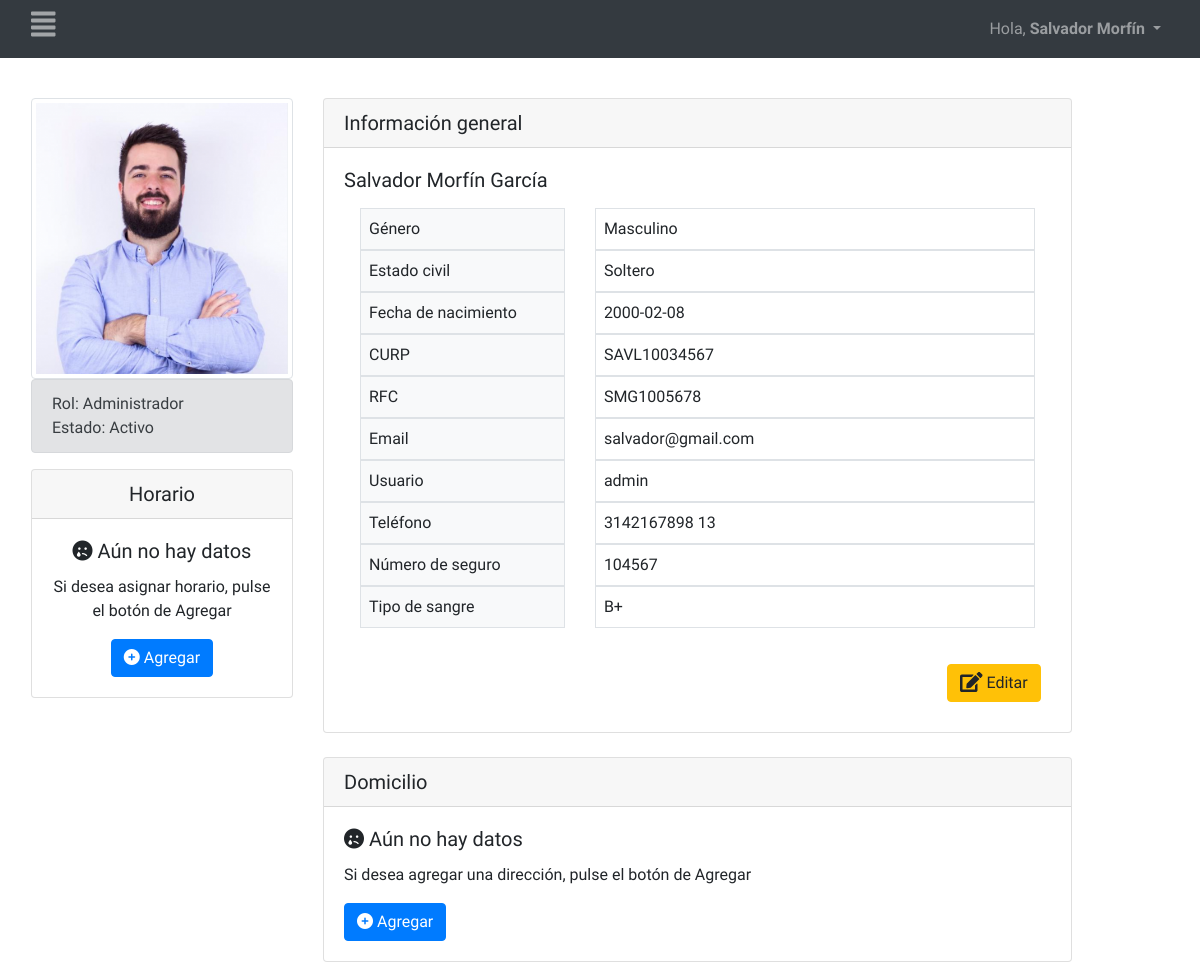
Screenshot of /vistas/admin/infoEmpleado.php?id=6 (signed in) with the database file from the repository.
### tables this page shows
CREATE TABLE `personas` (
  `id_persona` int(12) NOT NULL,
  `fk_tipoUsuario` int(12) NOT NULL,
  `fk_estado` int(12) NOT NULL,
  `nombres` varchar(30) NOT NULL,
  `apellidoPaterno` varchar(20) NOT NULL,
  `apellidoMaterno` varchar(20) NOT NULL,
  `genero` varchar(35) NOT NULL,
  `fechaNacimiento` date NOT NULL,
  `email` varchar(50) NOT NULL,
  `usuario` varchar(30) NOT NULL,
  `password` varchar(100) NOT NULL,
  `telefono1` varchar(50) NOT NULL,
  `telefono2` varchar(50) NOT NULL,
  `foto` varchar(250) NOT NULL,
  `CURP` varchar(20) DEFAULT NULL,
  `RFC` varchar(20) DEFAULT NULL,
  `numSeguro` int(20) DEFAULT NULL,
  `salario` int(20) DEFAULT NULL,
  `estadoCivil` varchar(25) DEFAULT NULL,
  `fechaRegistro` timestamp NOT NULL DEFAULT current_timestamp(),
  `tipoSangre` varchar(15) DEFAULT NULL,
  `areaTrabajo` varchar(30) NOT NULL
);

CREATE TABLE `tipousuarios` (
  `id_tipoUsuario` int(15) NOT NULL,
  `tipo` varchar(30) NOT NULL
);

CREATE TABLE `estados` (
  `id_estado` int(15) NOT NULL,
  `nombre` varchar(20) NOT NULL
);

### vistas/admin/infoEmpleado.php (the view, shortened to what the rows shown need)
<?php include("../../templates/admin/header.php"); ?>
<?php
$mysqli = emple($_REQUEST['id']);
function emple($id)
{
    include '../../funciones/BD.php';
    $sentencia = "SELECT P.*, D.tipo, E.nombre FROM personas P
    INNER JOIN tipousuarios D on P.fk_tipoUsuario=D.id_tipoUsuario
    INNER JOIN estados E on P.fk_estado=E.id_estado WHERE P.fk_estado=1 AND P.id_persona='" . $id . "'";
    $resultado = mysqli_query($mysqli, $sentencia);
    $result = mysqli_fetch_assoc($resultado);
    $sql = "SELECT * FROM `horarios` WHERE fk_persona='" . $id . "'";
    $horario = mysqli_query($mysqli, $sql);
    $row = mysqli_fetch_assoc($horario);
?>
    <div class="container-fluid">
        <div class="row">
            <div class="col-md-3" style="text-align: center">
                <?php echo "<img  src='../../assets/img/empleados/";
                echo $result['foto'];
                echo "'class='img-thumbnail'>";
                ?>
                <div class="alert alert-secondary" role="alert" style="text-align: left">
                    Rol: <?php echo $result['tipo'] ?><br>
                    Estado: <?php echo $result['nombre'] ?>
                </div>
                <div class="card">
                    <h5 class="card-header">Horario</h5>
                    <?php
                    if (mysqli_num_rows($horario) > 0) {
                    ?>
                        <div class="card-body">
                            <div class="row align-items-start">
                                <div class="col-6">
                                    Entrada
                                </div>
                                <div class="col-6">
                                <?php echo $row['entrada'] ?>
                                </div>
                            </div>
                            <div class="row align-items-start">
                                <div class="col-6">
                                    Salida
                                </div>
                                <div class="col-6">
                                <?php echo $row['salida'] ?>
                                </div>
                            </div>
                            <div class="row align-items-start">
                                <div class="col-6">
                                    Descanso
                                </div>
                                <div class="col-6">
                                <?php echo $row['diaDescanso'] ?>
                                </div>
                            </div><br>
                            <div style="text-align: right; padding-bottom: 20px; padding-right: 20px;">
                                <a href="#" class="btn btn-warning" data-bs-toggle="modal" data-bs-target="#editTime"><i class="fa fa-edit fa-lg"></i></a>
                                <a class="btn btn-danger" href="../../funciones/admin/eliminarHorario.php?id=<?php echo $row['fk_persona']; ?>" title="Eliminar Horario">
                                    <i class="fa fa-trash fa-lg"></i></a>
                            </div>
                        </div>
                    <?php } else { ?>
                        <div class="card-body">
                        </div>
                    <?php } ?>
                </div>
            </div>
            <div class="col-md-8">
                <div class="card">
                    <div class="card-body">
                        <h5 class="card-title"><?php echo $result['nombres'] ?> <?php echo $result['apellidoPaterno']; ?> <?php echo $result['apellidoMaterno']; ?></h5>
                        <p class="card-text">
                        <div class="container px-3">
                            <div class="row gx-3">
                                <div class="col-8">
                                    <div class="p-2 border"><?php echo $result['genero']; ?></div>
                                </div>
                            </div>
                        </div>
                        <div class="container px-3">
                            <div class="row gx-3">
                                <div class="col-8">
                                    <div class="p-2 border"><?php echo $result['estadoCivil']; ?></div>
                                </div>
                            </div>
                        </div>
                        <div class="container px-3">
                            <div class="row gx-3">
                                <div class="col-8">
                                    <div class="p-2 border"><?php echo $result['fechaNacimiento']; ?></div>
                                </div>
                            </div>
                        </div>
                        <div class="container px-3">
                            <div class="row gx-3">
                                <div class="col-8">
                                    <div class="p-2 border"><?php echo $result['CURP']; ?></div>
                                </div>
                            </div>
                        </div>
                        <div class="container px-3">
                            <div class="row gx-3">
                                <div class="col-8">
                                    <div class="p-2 border"><?php echo $result['RFC']; ?></div>
                                </div>
                            </div>
                        </div>
                        <div class="container px-3">
                            <div class="row gx-3">
                                <div class="col-8">
                                    <div class="p-2 border"><?php echo $result['email']; ?></div>
                                </div>
                            </div>
                        </div>
                        <div class="container px-3">
                            <div class="row gx-3">
                                <div class="col-8">
                                    <div class="p-2 border"><?php echo $result['usuario']; ?></div>
                                </div>
                            </div>
                        </div>
                        <div class="container px-3">
                            <div class="row gx-3">
                                <div class="col-8">
                                    <div class="p-2 border"><?php echo $result['telefono1']; ?> <?php echo $result['telefono2']; ?></div>
                                </div>
                            </div>
                        </div>
                        <div class="container px-3">
                            <div class="row gx-3">
                                <div class="col-8">
                                    <div class="p-2 border"><?php echo $result['numSeguro'] ?></div>
                                </div>
                            </div>
                        </div>
                        <div class="container px-3">
                            <div class="row gx-3">
                                <div class="col-8">
                                    <div class="p-2 border"><?php echo $result['tipoSangre'] ?></div>
                                </div>
                            </div>
                        </div>
                        </p>
                    </div>
                </div><br>
    </div>
    </div>
<?php } ?>
<?php include("../../templates/admin/footer.php"); ?>

### templates/admin/header.php (shortened to what the rows shown need)
<!DOCTYPE html>
<html lang="en">
<head>
    <link href="https://cdn.jsdelivr.net/npm/bootstrap@5.1.3/dist/css/bootstrap.min.css" rel="stylesheet">
    <link rel="stylesheet" type="text/css" href="https://cdn.datatables.net/1.11.4/css/jquery.dataTables.css">
    <link rel="stylesheet" href="https://stackpath.bootstrapcdn.com/bootstrap/4.1.0/css/bootstrap.min.css">
    <link rel="stylesheet" href="../../assets/css/style.css">
</head>
<body>
<?php
include '../../funciones/BD.php';
if(isset($_SESSION["id_persona"]))
{
	$resultado1 = mysqli_query($mysqli, "SELECT * FROM personas WHERE id_persona = '".$_SESSION["id_persona"]."' LIMIT 1");
	$datos = $resultado1->fetch_assoc();
}
?>
<?php
if ((isset($_SESSION['id_persona']) && $datos['fk_tipoUsuario'] == 1)) { ?>
<nav class="navbar navbar-expand-lg navbar navbar-dark bg-dark">
  <div class="container-fluid">
  <a id="abrir" class="abrir-cerrar" href="javascript:void(0)" onclick="mostrar()">
<h3><i class="fas fa-align-justify"></i></h3></a>
     <ul class="navbar-nav nav navbar-nav pull-xs-right">
    <div class="collapse navbar-collapse" id="navbarNav">
        <li class="nav-item dropdown">
          <a class="nav-link dropdown-toggle" href="#" id="navbarDropdown" role="button" data-bs-toggle="dropdown" aria-expanded="false">
          Hola, <strong><?php echo $datos['nombres'],' ', $datos['apellidoPaterno'] ?></strong>
          </a>
        </li>
      </ul>
    </div>
</nav>
<div id="contenido">
<?php } ?>
<br>

### rows the page displays
personas: nombres "Salvador", apellidoPaterno "Morfín", foto (picture), fk_tipoUsuario.tipo "Administrador", fk_estado.nombre "Activo", apellidoMaterno "García", genero "Masculino", estadoCivil "Soltero", fechaNacimiento "2000-02-08", CURP "SAVL10034567", RFC "SMG1005678", email "salvador@gmail.com", usuario "admin", telefono1 "3142167898", telefono2 "13", numSeguro "104567", tipoSangre "B+"
